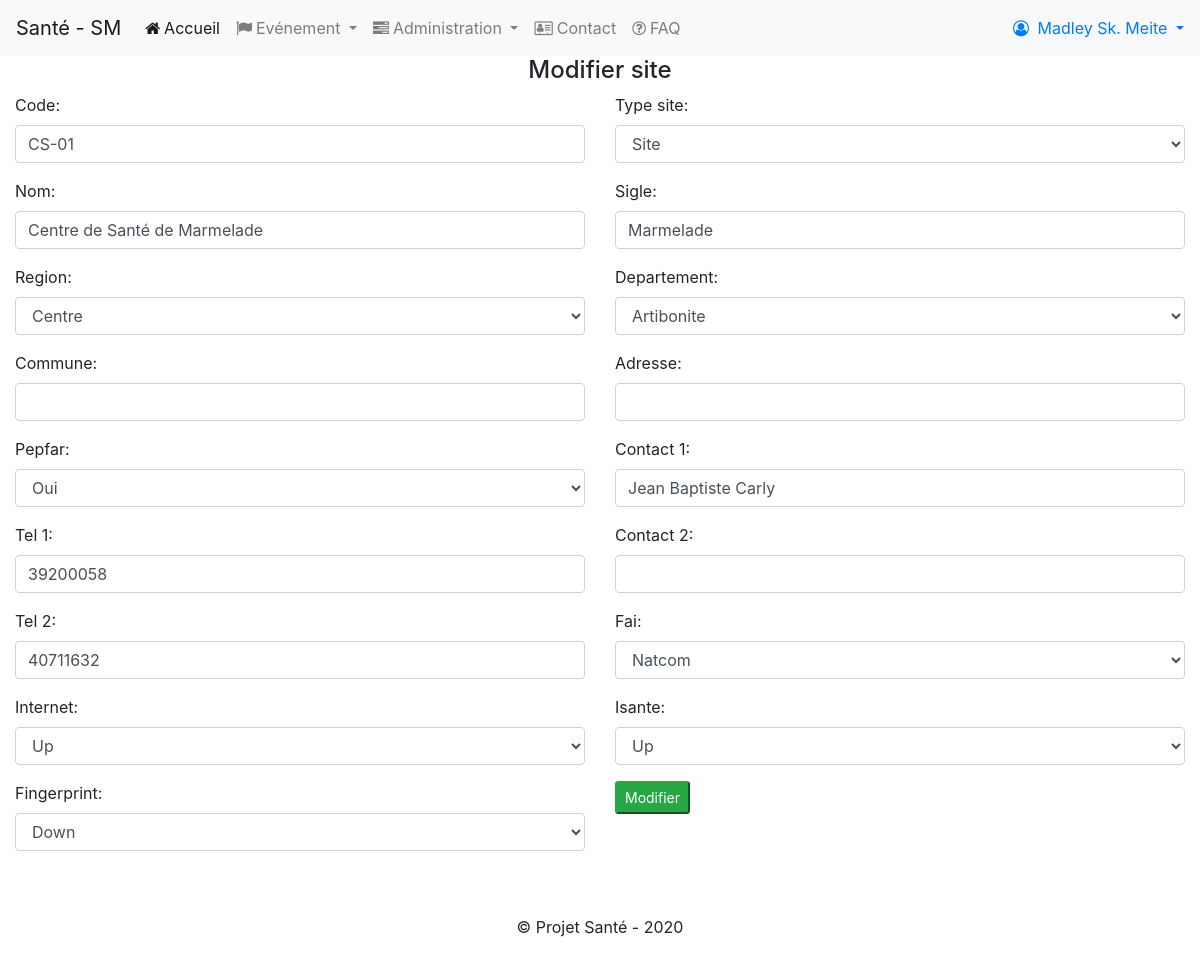
Screenshot of /edit_site/5 (signed in) with the database file from the repository.
### smonitoring/models.py (models this page shows, shortened)
class Site(models.Model):
	code = models.CharField(max_length=10,unique=True)
	type_site = models.CharField(max_length=10, choices =[('site','Site'),('bureau','Bureau')])
	nom = models.CharField(max_length=100)
	sigle = models.CharField(max_length=10, default=None, blank=True,null=True)
	region = models.ForeignKey(Region,on_delete=models.CASCADE, related_name="nom_reg")
	departement = models.ForeignKey(Departement,on_delete=models.CASCADE, related_name="dept_ref")
	commune = models.CharField(max_length=100)
	adresse = models.CharField(max_length=100, default=None, blank=True,null=True)
	pepfar = models.CharField(max_length=10, choices = PEPFAR_CHOICES)
	contact_1 = models.CharField(max_length=100)
	tel_1 = models.CharField(max_length=100)
	contact_2 = models.CharField(max_length=100, default=None, blank=True,null=True)
	tel_2 = models.CharField(max_length=100, default=None, blank=True,null=True)
	fai = models.CharField(max_length=100, choices= FAI_CHOICES)
	internet = models.CharField(max_length=15, choices = EL_CHOICES)
	isante = models.CharField(max_length=15, choices = EL_CHOICES)
	fingerprint = models.CharField(max_length=15, choices = EL_CHOICES)

### smonitoring/views.py (the view)
# urls.py: path("edit_site/<int:id_site>",views.edit_site,name="edit_site"),
@login_required
@permission_required('smonitoring.change_site',raise_exception=True)
def edit_site(request,id_site):
	context = {
		"page_title": 'Modifier site'
	}
	try:
		site= Site.objects.get(pk=id_site)
	except Site.DoesNotExist:
		return HttpResponseRedirect(reverse('list_sites'))
	if request.method == 'POST':
		form = SiteEditForm(request.POST,instance=site)
		format_form_field(form)
		if form.is_valid():
			site_edited = form.save()
			return HttpResponseRedirect(reverse('list_sites'))
	else:
		form = SiteEditForm(instance=site)
		format_form_field(form)
	context['form']= form
	return render(request, 'site_edit.html', context)

### smonitoring/forms.py
class SiteEditForm(ModelForm):
	class Meta:
		model = Site
		fields = ['code','type_site','nom','sigle','region','departement'\
		,'commune','adresse','pepfar','contact_1','tel_1','contact_2',\
		'tel_2','fai','internet','isante','fingerprint']

### smonitoring/fonctions.py (called while the page is built)
def format_form_field(form):
	for f in form:
		if not isinstance(f.field.widget, forms.SelectDateWidget):
			f.field.widget.attrs.update({'class':'form-control'})

### smonitoring/models.py (called while the page is built)
	def __str__(self):
		return self.nom_region

	def __str__(self):
		return self.nom_departement

### smonitoring/templates/site_edit.html
{% extends "layout.html" %}
{% block body %}
<section class="content">
	<h4 class="text-center">{{ page_title }}</h4>
	<form method=post>{% csrf_token%}
		<div class="row">
		{% include "_formhelpers.html" %}
		<div class="form-group col-md-6">
			<button type="submit" class="btn-sm btn-success">Modifier</button>
		</div>
		</div>
	</form>
</section>
{% endblock %}

### smonitoring/templates/layout.html (shortened to what this page needs)
<!DOCTYPE html>
<html>
<head>
	<link rel="stylesheet" href="https://maxcdn.bootstrapcdn.com/bootstrap/4.4.1/css/bootstrap.min.css">
	<link rel="stylesheet" href="https://unpkg.com/bootstrap-table@1.16.0/dist/bootstrap-table.min.css">
	<link rel="stylesheet" href="https://stackpath.bootstrapcdn.com/font-awesome/4.7.0/css/font-awesome.min.css">
	{% load static %}
	<link rel="stylesheet" href="{%  static 'css/mystyle.css' %}">
</head>
<body>
	<nav class="navbar sticky-top navbar-expand-lg navbar-light bg-light">
	  <a class="navbar-brand" href="{% url 'home' %}">Santé - SM</a>
	  <div class="collapse navbar-collapse" id="navbarSupportedContent">
		<ul class="navbar-nav mr-auto">
		  <li class="nav-item active">
			<a class="nav-link" href="{% url 'home' %}"><span class="fa fa-home">&nbsp;</span>Accueil <span class="sr-only">(current)</span></a>
		  </li>
		{% if user.is_authenticated %}
		<li class="nav-item dropdown">
			<a class="nav-link dropdown-toggle" href="#" id="navbarDropdown" role="button" data-toggle="dropdown" aria-haspopup="true" aria-expanded="false">
			<span class="fa fa-flag">&nbsp;</span>Evénement
			</a>
		</li>
		{% endif %}
		{% if perms.smonitoring %}
		<li class="nav-item dropdown">
			<a class="nav-link dropdown-toggle" href="#" id="navbarDropdown" role="button" data-toggle="dropdown" aria-haspopup="true" aria-expanded="false">
			<span class="fa fa-tasks">&nbsp;</span>Administration
			</a>
		</li>
		{% endif %}
		  <li class="nav-item">
			<a class="nav-link" href="#"><span class="fa fa-address-card-o">&nbsp;</span>Contact</a>
		  </li>
		  <li class="nav-item">
			<a class="nav-link" href="#" title="Foire aux questions" ><span class="fa fa-question-circle-o">&nbsp;</span>FAQ</a>
		  </li>
		</ul>
		<div class="pull-right">
			{% if user.is_authenticated %}
			<div class="button-group menu-user">
				<a href="#" class="dropdown-toggle" style="text-decoration:none;" role="button" id="dropdownMenuLink" data-toggle="dropdown" aria-haspopup="true" aria-expanded="false">
					<span class="fa fa-user-circle-o">&nbsp;</span>
					{% if user.first_name %}
						{{user.get_full_name}}
					{% else %}
						{{user.username}}
					{% endif %}
				</a>
			</div>
			{% else %}
			<a class="mr-2" href="#" ><span class="fa fa-user">&nbsp;</span>Inscription</a>
			<a class="" href="{% url 'login' %}" ><span class="fa fa-sign-in">&nbsp;</span>Connexion</a>
			{% endif %}
		</div>
	  </div>
	</nav>
	<div class="container-fluid" style="min-height:200px;">
		{% block body %}
		{% endblock body %}
	</div>
	<footer class="footer text-center mt-5">
		<p class="">&copy; Projet Santé - 2020</p>
	</footer>
</body>
</html>

### smonitoring/templates/_formhelpers.html (shortened to what this page needs)
{% for field in form %}
	{% if not field.is_hidden %}
	<div class="form-group col-md-6 col-sm-12">
		{{field.label_tag}}
		{{field}}
	</div>
	{% else %}
		{{field}}
	{% endif %}
{% endfor %}

### rows the page displays
Site: form "CS-01" "Site" "Centre de Santé de Marmelade" "Marmelade" "Centre" "Artibonite" "Oui" "Jean Baptiste Carly" "39200058" "40711632" "Natcom" "Up" "Up" "Down"

### other values shown
{{ user.get_full_name }} "Madley Sk. Meite"
{{ page_title }} "Modifier site"
{{ field.label_tag }} "Code:" "Type site:" "Nom:" "Sigle:" "Region:" "Departement:" "Commune:" "Adresse:" "Pepfar:" "Contact 1:" "Tel 1:" "Contact 2:" "Tel 2:" "Fai:" "Internet:" "Isante:" "Fingerprint:"
